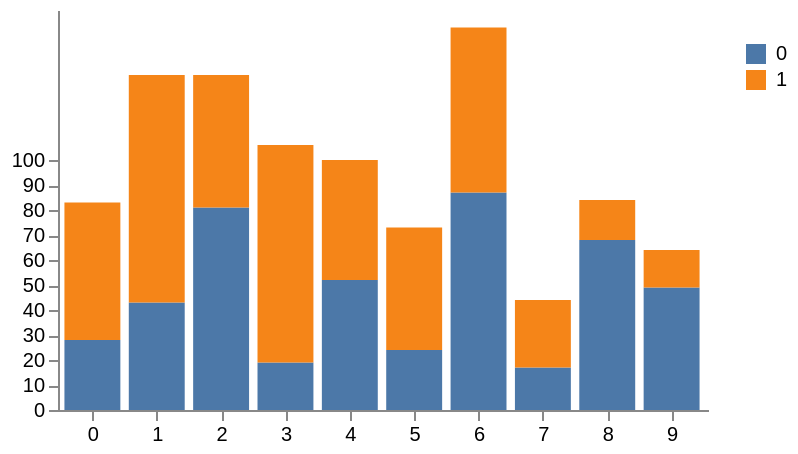

Specify this chart in Vega-Lite:
### Vega specification from a JSON file in a GitHub repository (floating-point values rounded to 4 significant figures)
{"$schema": "https://vega.github.io/schema/vega/v4.json", "width": 325, "height": 200, "padding": 5, "data": {"name": "table", "values": [{"x": 0, "y": 28, "variable": 0}, {"x": 0, "y": 55, "variable": 1}, {"x": 1, "y": 43, "variable": 0}, {"x": 1, "y": 91, "variable": 1}, {"x": 2, "y": 81, "variable": 0}, {"x": 2, "y": 53, "variable": 1}, {"x": 3, "y": 19, "variable": 0}, {"x": 3, "y": 87, "variable": 1}, {"x": 4, "y": 52, "variable": 0}, {"x": 4, "y": 48, "variable": 1}, {"x": 5, "y": 24, "variable": 0}, {"x": 5, "y": 49, "variable": 1}, {"x": 6, "y": 87, "variable": 0}, {"x": 6, "y": 66, "variable": 1}, {"x": 7, "y": 17, "variable": 0}, {"x": 7, "y": 27, "variable": 1}, {"x": 8, "y": 68, "variable": 0}, {"x": 8, "y": 16, "variable": 1}, {"x": 9, "y": 49, "variable": 0}, {"x": 9, "y": 15, "variable": 1}], "transform": [{"type": "stack", "groupby": ["x"], "sort": {"field": "index", "order": "descending"}, "field": "y"}]}, "scales": [{"name": "x", "type": "band", "range": "width", "padding": 0.1, "domain": {"data": "table", "field": "x"}}, {"name": "y", "type": "linear", "range": "height", "nice": true, "zero": true, "domain": {"data": "table", "field": "y1"}}, {"name": "color", "type": "ordinal", "range": "category", "domain": {"data": "table", "field": "variable"}}], "legends": [{"fill": "color", "title": "", "orient": "right", "encode": {"symbols": {"enter": {"shape": {"value": "square"}}}, "labels": {"update": {"text": {"field": "value"}}}}}], "axes": [{"orient": "bottom", "scale": "x", "zindex": 1}, {"orient": "left", "scale": "y", "zindex": 1, "values": [0, 10, 20, 30, 40, 50, 60, 70, 80, 90, 100]}], "marks": [{"type": "rect", "from": {"data": "table"}, "encode": {"enter": {"x": {"scale": "x", "field": "x"}, "width": {"scale": "x", "band": 1, "offset": -1}, "y": {"scale": "y", "field": "y0"}, "y2": {"scale": "y", "field": "y1"}, "fill": [{"test": "false && datum.color", "field": "color"}, {"scale": "color", "field": "variable"}]}, "update": {"fillOpacity": {"value": 1}}, "hover": {"fillOpacity": {"value": 1}}}}, {"type": "text", "from": {"data": "table"}, "interactive": false, "encode": {"enter": {"text": {"field": "display"}, "x": {"scale": "x", "field": "x"}, "y": {"scale": "y", "field": "y0"}, "dx": {"value": 8}, "dy": {"value": -2}, "align": {"value": "left"}, "baseline": {"value": "bottom"}}}}]}
